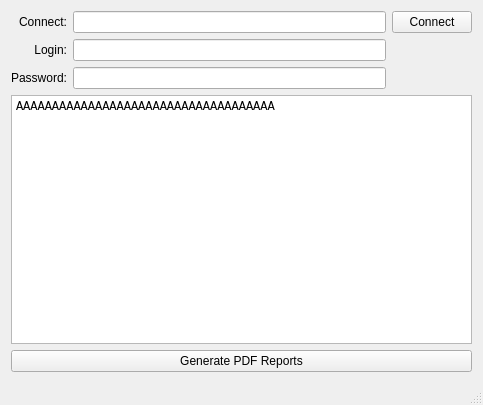
<?xml version="1.0" encoding="UTF-8"?>
<ui version="4.0">
 <class>MainWindow</class>
 <widget class="QMainWindow" name="MainWindow">
  <property name="geometry">
   <rect>
    <x>0</x>
    <y>0</y>
    <width>483</width>
    <height>405</height>
   </rect>
  </property>
  <property name="windowTitle">
   <string>MainWindow</string>
  </property>
  <widget class="QWidget" name="centralWidget">
   <layout class="QGridLayout" name="gridLayout_2">
    <item row="0" column="0">
     <layout class="QGridLayout" name="gridLayout">
      <item row="0" column="1">
       <widget class="QLineEdit" name="lineEdit_hostname"/>
      </item>
      <item row="1" column="1">
       <widget class="QLineEdit" name="lineEdit_login"/>
      </item>
      <item row="2" column="1">
       <widget class="QLineEdit" name="lineEdit_password"/>
      </item>
      <item row="0" column="2">
       <widget class="QPushButton" name="pushButton_connect">
        <property name="text">
         <string>Connect</string>
        </property>
        <property name="autoDefault">
         <bool>false</bool>
        </property>
        <property name="default">
         <bool>false</bool>
        </property>
       </widget>
      </item>
      <item row="0" column="0">
       <widget class="QLabel" name="label_connect">
        <property name="text">
         <string>Connect:</string>
        </property>
        <property name="alignment">
         <set>Qt::AlignRight|Qt::AlignTrailing|Qt::AlignVCenter</set>
        </property>
       </widget>
      </item>
      <item row="1" column="0">
       <widget class="QLabel" name="label_login">
        <property name="text">
         <string>Login:</string>
        </property>
        <property name="alignment">
         <set>Qt::AlignRight|Qt::AlignTrailing|Qt::AlignVCenter</set>
        </property>
       </widget>
      </item>
      <item row="2" column="0">
       <widget class="QLabel" name="label_password">
        <property name="text">
         <string>Password:</string>
        </property>
        <property name="alignment">
         <set>Qt::AlignRight|Qt::AlignTrailing|Qt::AlignVCenter</set>
        </property>
       </widget>
      </item>
     </layout>
    </item>
    <item row="1" column="0">
     <widget class="QPlainTextEdit" name="plainTextEdit">
      <property name="font">
       <font>
        <family>Monospace</family>
        <stylestrategy>PreferAntialias</stylestrategy>
       </font>
      </property>
      <property name="readOnly">
       <bool>true</bool>
      </property>
      <property name="plainText">
       <string>AAAAAAAAAAAAAAAAAAAAAAAAAAAAAAAAAAAA</string>
      </property>
     </widget>
    </item>
    <item row="2" column="0">
     <widget class="QPushButton" name="pushButton_genreport">
      <property name="text">
       <string>Generate PDF Reports</string>
      </property>
     </widget>
    </item>
   </layout>
  </widget>
  <widget class="QMenuBar" name="menuBar">
   <property name="geometry">
    <rect>
     <x>0</x>
     <y>0</y>
     <width>483</width>
     <height>19</height>
    </rect>
   </property>
  </widget>
  <widget class="QStatusBar" name="statusBar"/>
 </widget>
 <layoutdefault spacing="6" margin="11"/>
 <tabstops>
  <tabstop>lineEdit_hostname</tabstop>
  <tabstop>lineEdit_login</tabstop>
  <tabstop>lineEdit_password</tabstop>
  <tabstop>pushButton_connect</tabstop>
  <tabstop>plainTextEdit</tabstop>
 </tabstops>
 <resources/>
 <connections/>
</ui>
